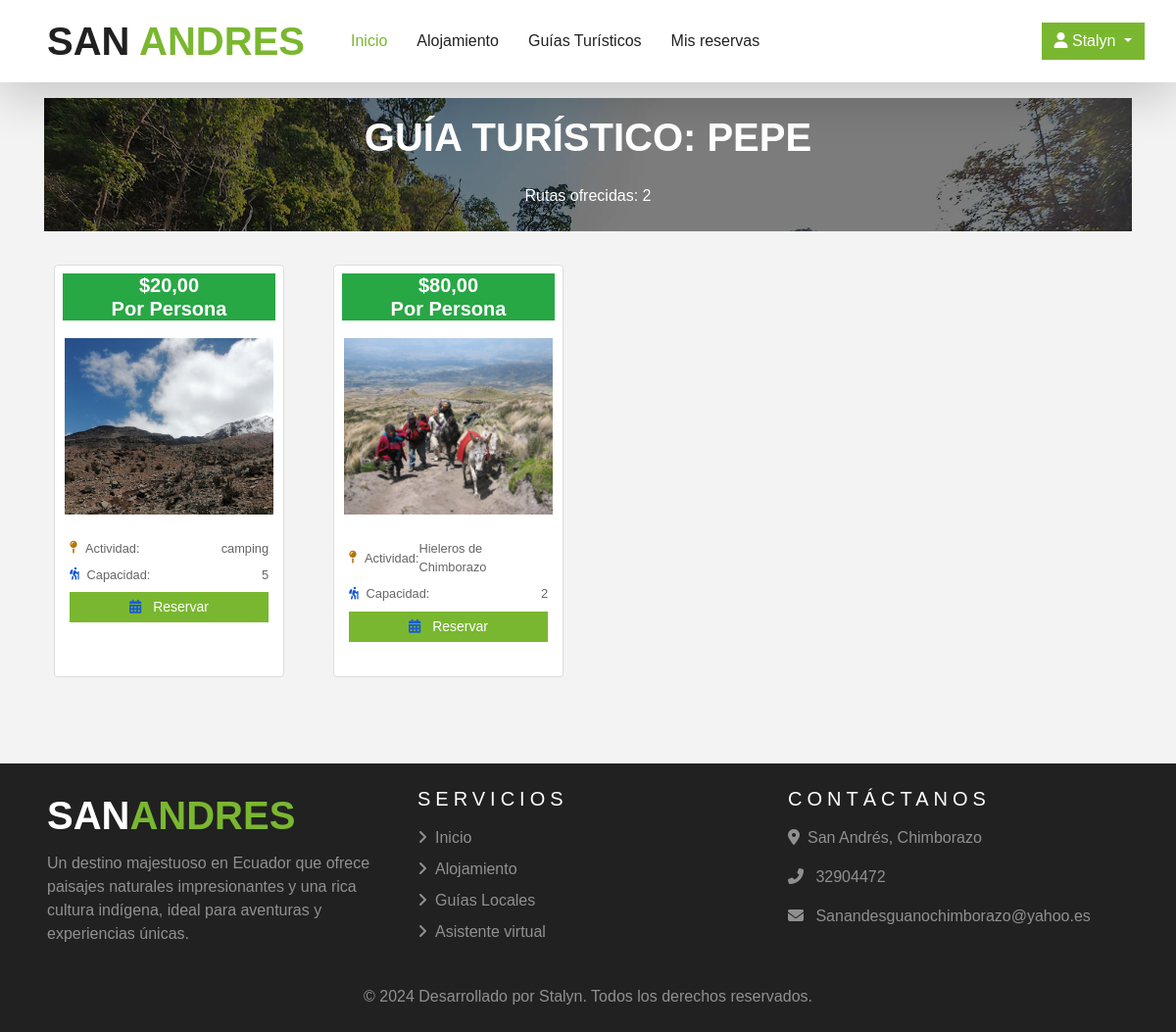
The page /guias/guia/2/rutas/ (signed in) on the database its author committed.
### userauths/models.py (models this page shows, shortened)
class Usuario(AbstractUser):
    full_name = models.CharField(max_length=500, null=True, blank=True)
    username = models.CharField(max_length=500, unique=True)
    email = models.EmailField(unique=True)
    telefono = models.CharField(max_length=30, null=True, blank=True, unique=True)
    USERNAME_FIELD = 'email'
    REQUIRED_FIELDS = ['username']

### guias/models.py (models this page shows, shortened)
class GuiaTuristico(models.Model):
    nombre = models.CharField(max_length=150)
    email = models.EmailField(unique=True)
    telefono = models.CharField(
        max_length=10,
        unique=True,
        validators=[RegexValidator(
            regex=r'^\d{10}$',
            message="El número de teléfono debe contener exactamente 10 dígitos."
        )]
    )
    foto = models.FileField(upload_to="fotos_guia", null=False, blank=False)
    estado = models.CharField(max_length=20, choices=GUIA_ESTADO, default="Borrador")
    rutas = models.ManyToManyField(Ruta, through='GuiaRuta', related_name='guias')
    def miniatura(self):
        if self.foto:
            return mark_safe("<img src='%s' width='50' height='50' style='object-fit: cover; border-radius:6px;'/>" % self.foto.url)
        return ""
    miniatura.short_description = 'Foto'

class Ruta(models.Model):
    nombre = models.CharField(max_length=150)
    descripcion = models.TextField()
    precio = models.DecimalField(max_digits=12, decimal_places=2)
    capacidad = models.PositiveSmallIntegerField(
        default=1,
        validators=[MaxValueValidator(
            15,
            message= ("La capacidad máxima no puede superar las 15 personas.")
        )],
        verbose_name="Capacidad máxima"
    )
    imagen = models.FileField(upload_to="imagenes_ruta", null=False, blank=False)
    def imagen_preview(self):
        if self.imagen:
            return mark_safe(f"<img src='{self.imagen.url}' width='50' height='50' style='object-fit: cover; border-radius:6px;'/>")
        return ""
    imagen_preview.short_description = 'Imagen'

### guias/views.py (the view)
# urls.py: path('guia/<int:guia_id>/rutas/', views.rutas_por_guia, name='rutas_por_guia'),
@login_required(login_url="userauths:sign-in")
def rutas_por_guia(request, guia_id):
    guia = get_object_or_404(GuiaTuristico, id=guia_id, estado__in=["Aprobado", "Disponible"])
    rutas = guia.rutas.all()
    context = {
        'guia': guia,
        'rutas': rutas
    }
    return render(request, 'guiasturistico/rutas.html', context)

### templates/guiasturistico/rutas.html (shortened to what this page needs)
{% extends 'base.html' %}
{% load static %}
{% block content %}
<div class="container">
  <div class="row">
    <div class="col-12">
      <div class="bg-light mt-3 text-center pb-4 bg-registration">
        <div>
          <h1 class="font-weight-bolder text-uppercase text-center text-light py-3">
            Guía turístico: {{ guia.nombre }}
          </h1>
        </div>
        <span class="text-light">
          Rutas ofrecidas: {{ rutas.count }}
        </span>
      </div>
    </div>
  </div>
  <div class="row mt-3">
    <div class="col-lg-12">
      <div class="row row-cols-1 row-cols-md-4 g-4">
        {% for ruta in rutas %}
        <div class="col py-2">
          <div class="card h-100">
            <div class="text-center">
              <h5 class="mt-2 text-center font-weight-bolder bg-success text-light ml-2 mr-2">
                ${{ ruta.precio }} <br />
                Por Persona
              </h5>
            </div>
            <img src="{{ ruta.imagen.url }}" class="card-img-top fixed-size" alt="Imagen de la ruta" />
            <div class="card-body">
              <div>
                <div class="d-flex justify-content-between align-items-center small">
                  <div class="d-flex align-items-center">
                    <i class="fa-solid fa-map-pin mr-2" style="color: #b67402;"></i>Actividad:
                  </div>
                  <div>
                    {{ ruta.nombre }}
                  </div>
                </div>
                <div class="d-flex justify-content-between align-items-center small mt-2">
                  <div class="d-flex align-items-center">
                    <i class="fa-solid fa-person-hiking mr-2" style="color: #0953d3;"></i>Capacidad:
                  </div>
                  <div>
                    {{ ruta.capacidad }}
                  </div>
                </div>
                <a href="{% url 'guias:detalle_ruta_con_guia' ruta.id guia.id %}" class="mt-2 btn btn-primary btn-sm btn-lg btn-block add-to-selection">
                  <i class="fa-solid fa-calendar-days mr-2" style="color: #1a5dd1;"></i> Reservar
                </a>
              </div>
            </div>
          </div>
        </div>
        {% endfor %}
      </div>
    </div>
  </div>
</div>
{% endblock %}

### templates/base.html (shortened to what this page needs)
{% load static %}
<!DOCTYPE html>
<html lang="en">
<head>
    <link href="https://cdnjs.cloudflare.com/ajax/libs/font-awesome/5.10.0/css/all.min.css" rel="stylesheet" />
    <link rel="stylesheet" href="https://cdnjs.cloudflare.com/ajax/libs/font-awesome/6.5.2/css/all.min.css">
    <link href="{% static 'css/style.css' %}" rel="stylesheet" />
    <link rel="stylesheet" type="text/css" href="https://cdn.datatables.net/responsive/2.2.9/css/responsive.bootstrap5.css"/>
</head>
<body>
    <div class="container-fluid position-relative nav-bar p-0">
        <div class="container-fluid position-relative p-0" style="z-index: 9;">
            <nav class="navbar navbar-expand-lg bg-light navbar-light shadow-lg py-3 py-lg-0 pl-3 pl-lg-5">
                <a href="/" class="navbar-brand">
                    <h1 class="m-0 text-primary"><span class="text-dark">SAN </span>ANDRES</h1>
                </a>
                <div class="collapse navbar-collapse justify-content-between px-3" id="navbarCollapse">
                    <div class="navbar-nav mr-auto py-0">
                        <a href="/" class="nav-item nav-link active">Inicio</a>
                        <a href="{% url 'alojamiento:ver_alojamientos_detalle' %}" class="nav-item nav-link">Alojamiento</a>
                        <a href="{% url 'guias:ver_guias' %}" class="nav-item nav-link">Guías Turísticos</a>
                        {% if user.is_authenticated %}
                            <a href="{% url 'reservacion:mis_reservas' %}" class="nav-item nav-link">Mis reservas</a>
                        {% endif %}
                    </div>
                    <div class="navbar-nav ml-2">
                        {% if user.is_authenticated %}
                            <div class="btn-group">
                                <button type="button" class="btn btn-primary shadow-none dropdown-toggle" data-toggle="dropdown" aria-haspopup="true" aria-expanded="false">
                                    <i class="fas fa-user"></i> {{ user.full_name }}
                                </button>
                            </div>
                        {% else %}
                        <div class="d-flex flex-wrap">
                            <a href="{% url 'userauths:sign-in' %}" class="btn btn-primary shadow-none me-2 mb-2" style="margin-right: 10px;">Iniciar Sesión</a>
                            <a href="{% url 'userauths:sign-up' %}" class="btn btn-primary shadow-none mb-2">Registrarse</a>
                        </div>
                        {% endif %}
                    </div>
                </div>
            </nav>
        </div>
    </div>
    {% block content %} {% endblock %}
    <div class="container-fluid bg-dark text-white-50 py-4 px-sm-3 px-lg-5" style="margin-top: 90px;">
        <div class="row">
            <div class="col-lg-4 col-md-6 mb-4">
                <a href="" class="navbar-brand">
                    <h1 class="text-primary"><span class="text-white">SAN</span>ANDRES</h1>
                </a>
                <p>Un destino majestuoso en Ecuador que ofrece paisajes
                     naturales impresionantes y una rica cultura indígena,
                     ideal para aventuras y experiencias únicas.
                    </p>
            </div>
            <div class="col-lg-4 col-md-6 mb-4 ">
                <h5 class="text-white text-uppercase mb-3" style="letter-spacing: 5px;">Servicios</h5>
                <div class="d-flex flex-column justify-content-start">
                    <a class="text-white-50 mb-2" href="/"><i class="fa fa-angle-right mr-2"></i>Inicio</a>
                    <a class="text-white-50 mb-2" href="{% url 'alojamiento:ver_alojamientos_detalle' %}"><i class="fa fa-angle-right mr-2"></i>Alojamiento</a>
                    <a class="text-white-50 mb-2" href="{% url 'guias:ver_guias' %}"><i class="fa fa-angle-right mr-2"></i>Guías Locales</a>
                    <a class="text-white-50 mb-2" ><i class="fa fa-angle-right mr-2"></i>Asistente virtual</a>
                </div>
            </div>
            <div class="col-lg-4 col-md-6 mb-4">
                <h5 class="text-white text-uppercase mb-3" style="letter-spacing: 5px;">Contáctanos</h5>
                <p><i class="fa fa-map-marker-alt mr-2"></i>San Andrés, Chimborazo</p>
                <p><i class="fa fa-phone-alt mr-2"></i> 32904472</p>
                <p><i class="fa fa-envelope mr-2"></i> Sanandesguanochimborazo@yahoo.es</p>
            </div>
        </div>
        <p class="m-0 text-center">© 2024 Desarrollado por Stalyn. Todos los derechos reservados.</p>
    </div>
</body>
</html>

### templates/guiasturistico/rutas.html (style rules this page uses)
.fixed-size { height: 200px; width: 100%; object-fit: cover; padding: 10px; box-sizing: border-box; border-radius: 5px; }
.card { border: 1px solid #ddd; border-radius: 4px; margin: 10px; }
.card-body { padding: 15px; }

### rows shown on the page
Usuario: full_name "Stalyn"
GuiaTuristico: nombre "PEPE"
Ruta: precio "20,00", imagen (picture), nombre "camping", capacidad "5"
Ruta: precio "80,00", imagen (picture), nombre "Hieleros de Chimborazo", capacidad "2"

### other values the page prints
{{ rutas.count }} "2"
